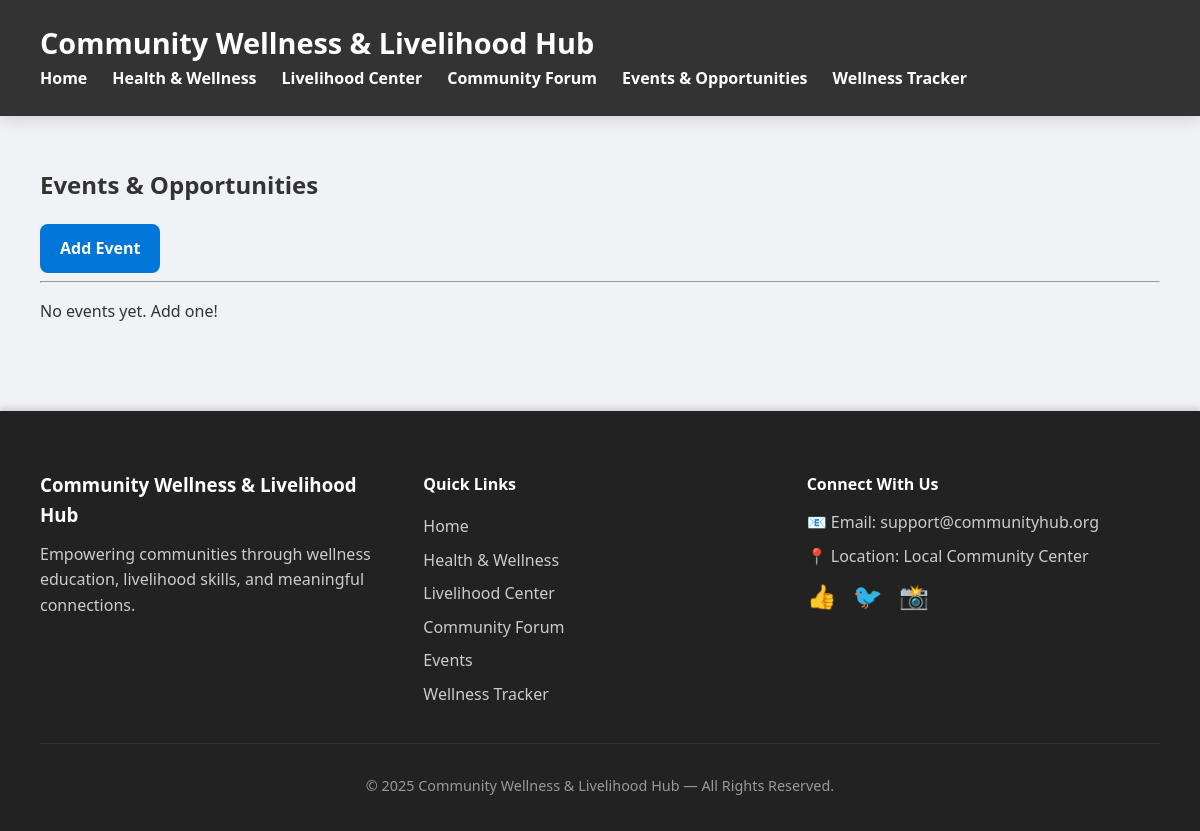
The app's page /events/, older data.
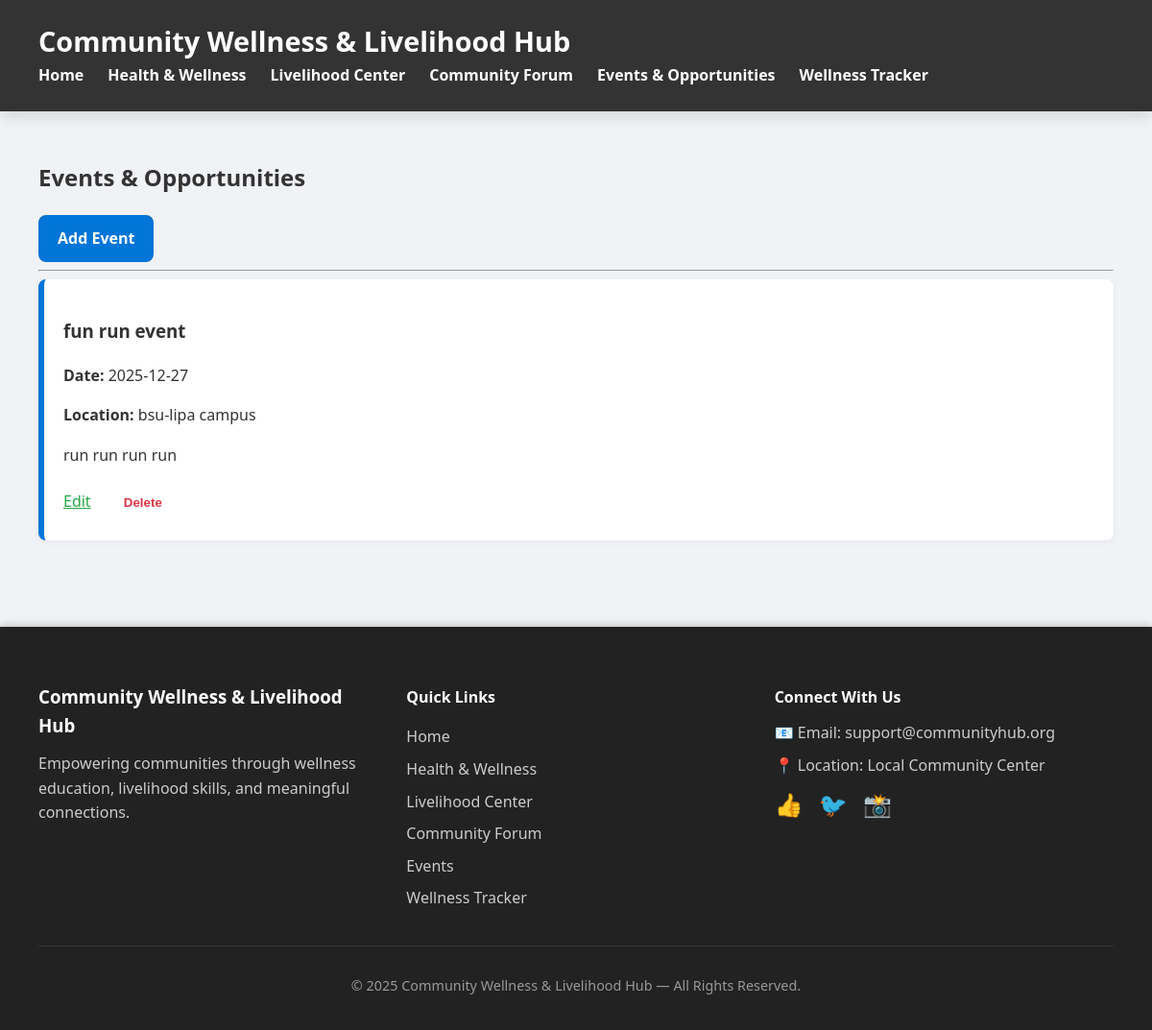
The same page, newer data.
### models.py (models this page shows)
class Event(db.Model):
    id = db.Column(db.Integer, primary_key=True)
    title = db.Column(db.String(100), nullable=False)
    description = db.Column(db.Text)
    event_date = db.Column(db.String(20), nullable=False)
    location = db.Column(db.String(100), nullable=False)

### app.py (the view)
@event_bp.route("/")
def events():
    events = Event.query.all()
    return render_template("events.html", events=events)

### Templates/events.html (shortened to what this page needs)
{% extends "base.html" %}
{% block content %}
<h2>Events & Opportunities</h2>
<a href="/events/add" class="button">Add Event</a>
<hr>
{% if events %}
    {% for e in events %}
        <div class="card">
            <h3>{{ e.title }}</h3>
            <p><b>Date:</b> {{ e.event_date }}</p>
            <p><b>Location:</b> {{ e.location }}</p>
            {% if e.description %}
                <p>{{ e.description }}</p>
            {% endif %}
            <a href="{{ url_for('events.edit_event', event_id=e.id) }}"
               style="color:#28a745; margin-right:10px;">Edit</a>
            <form action="{{ url_for('events.delete_event', event_id=e.id) }}" method="POST"
                  style="display:inline;" onsubmit="return confirm('Delete event?');">
                <button style="background:none; border:none; color:#dc3545; cursor:pointer;">
                    Delete
                </button>
            </form>
        </div>
    {% endfor %}
{% else %}
    <p>No events yet. Add one!</p>
{% endif %}
{% endblock %}

Row changes from the older to the newer data that the page shows:
added Event: title "fun run event", event_date "2025-12-27", location "bsu-lipa campus", description "run run run run"
Text that changed along with them:
text no longer shown: "No events yet. Add one!"
